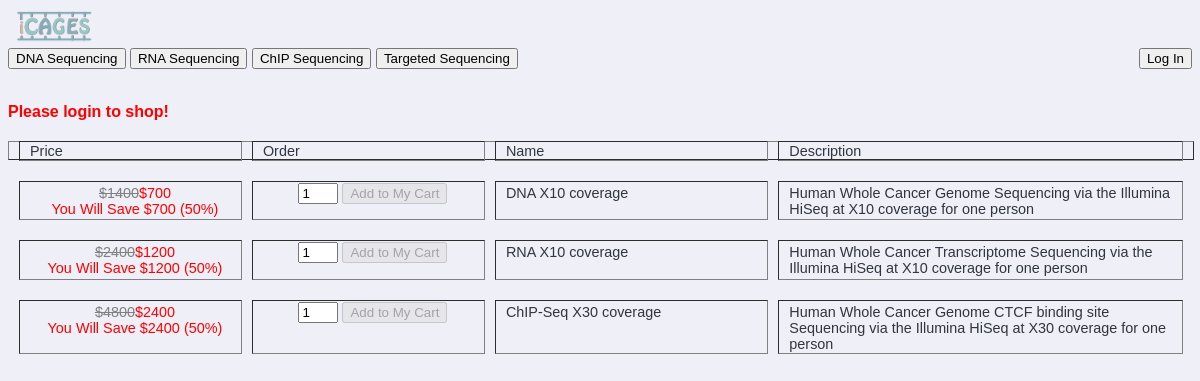
The app's page /icages_frontend/home.php with its own data.
### tables this page shows
create table SpecialSales (
    specialsalesid int(11) not null auto_increment,
    productid int(11) not null,
    startdate date,
    enddate date,
    percentoff int(2) not null,
    primary key (specialsalesid)
);

create table Product (
    productid int(11) not null auto_increment,
    productcategoryid int(11) not null,
    productname varchar(80) not null,
    productdescription varchar(2000) not null,
    productprice int(11),
    primary key (productid)
);

### icages_frontend/home.php (the view, shortened to what this page needs)
<?php session_start();
    require_once("../icages_backend/includes/db_connection.php");
    ?>
<?php
    if(isset($_SESSION['customerid'])){
        $id=$_SESSION['customerid'];
    }else{
        $id="NA";
    };
    ?>
<html>
<head>
<link rel="stylesheet" type="text/css" href="stylesheet/mystyle.css">
</head>
<body onload="checkLogin('<?php echo $id;?>')">
<div id="header">
<a href="home.php"><img src="img/logo.png" height="40"/></a>
<form action="" method="POST">
<input type="submit" name="dna" value="DNA Sequencing"/>
<input type="submit" name="rna" value="RNA Sequencing"/>
<input type="submit" name="chip" value="ChIP Sequencing"/>
<input type="submit" name="target" value="Targeted Sequencing"/>
<div style="float:right">
<?php
    if(!isset($_SESSION['customerid'])){
    ?>
<input type="submit" name="login" value="Log In"/>
<?php }else{
    ?>
<input type="submit" name="logout" value="Log Out"/>
<input type="submit" name="profile" value="My Profile"/>
<input type="submit" name="cart" value="My Cart"/>
<?php
    }
    ?>
</div>
</form>
</div>
<br>
<div id="main">
<div id="please-login" style="color:red; font-weight:bold"></div>
<table border="1" style="border-collapse: separate; border-spacing: 10px 20px; display:inline; ">
<tr>
<td>Price</td>
<td>Order</td>
<td>Name</td>
<td>Description</td>
<?php
    $today = date("Y-m-d");
    $query = " SELECT *  from Product as p, SpecialSales as s WHERE p.productid = s.productid AND s.startdate <= '" . $today . "' AND s.enddate >= '" . $today . "' ; ";
    $result = mysql_query($query, $connection);
    if ($result) {
        while($subject = mysql_fetch_assoc($result)) {
            ?>
<tr>
<div style='text-align: center'>
<td width="300" style="text-align:center">
<span style='text-decoration:line-through; color:gray'>$<?php echo $subject["productprice"]; ?></span><span style='color: red'>$<?php echo $subject["productprice"] * (1-$subject["percentoff"]/100) ; ?><br>You Will Save $<?php echo $subject["productprice"] * $subject["percentoff"]/100 ; ?> (<?php echo $subject["percentoff"] ; ?>%)</span></td>
<td width="300" style="text-align:center">
<form id="add-cart-form" method="post" action="" >
<input type="number" id="add-cart-special" name="add-cart-special" min="1" value="1" max="10000" style="width:40px"/>
<?php $productid=$subject['productid'];  $count=$subject['count']; $orderprice= $subject["productprice"] * (1-$subject["percentoff"]/100); ?>
<input type="submit" id="button-cart-special" name="button-cart-special-name" class="button-cart-special" onclick="addProduct('<?php echo $productid;?>', '<?php echo $orderprice;?>', $(this))" value="Add to My Cart" disabled/></td>
<td width="400"><?php echo $subject["productname"]; ?></td>
<td width="600"> <?php echo $subject["productdescription"]; ?> </td>
</div>
</tr>
<?php
    }
    }
    ?>
</table>
<br>
</div>
</body>
</html>

### icages_frontend/stylesheet/mystyle.css (style rules this page uses)
body, html { font-size: 100%; font-family: sans-serif; color: #31353d; background-color: #eeeff7; }
a { color: #435779; text-decoration: none; }
img { max-width: 100%; }
td { padding-left:10px; vertical-align:text-top; font-size: 0.9em; }

### records on screen
specialsales: productid.productprice "1400", $subject["productprice"] * (1-$subject["percentoff"]/100) "700", $subject["productprice"] * $subject["percentoff"]/100 "700", percentoff "50", productid.productname "DNA X10 coverage", productid.productdescription "Human Whole Cancer Genome Sequencing via the Illumina HiSeq at X10 coverage for one person"
specialsales: productid.productprice "2400", $subject["productprice"] * (1-$subject["percentoff"]/100) "1200", $subject["productprice"] * $subject["percentoff"]/100 "1200", percentoff "50", productid.productname "RNA X10 coverage", productid.productdescription "Human Whole Cancer Transcriptome Sequencing via the Illumina HiSeq at X10 coverage for one person"
specialsales: productid.productprice "4800", $subject["productprice"] * (1-$subject["percentoff"]/100) "2400", $subject["productprice"] * $subject["percentoff"]/100 "2400", percentoff "50", productid.productname "ChIP-Seq X30 coverage", productid.productdescription "Human Whole Cancer Genome CTCF binding site Sequencing via the Illumina HiSeq at X30 coverage for one person"
